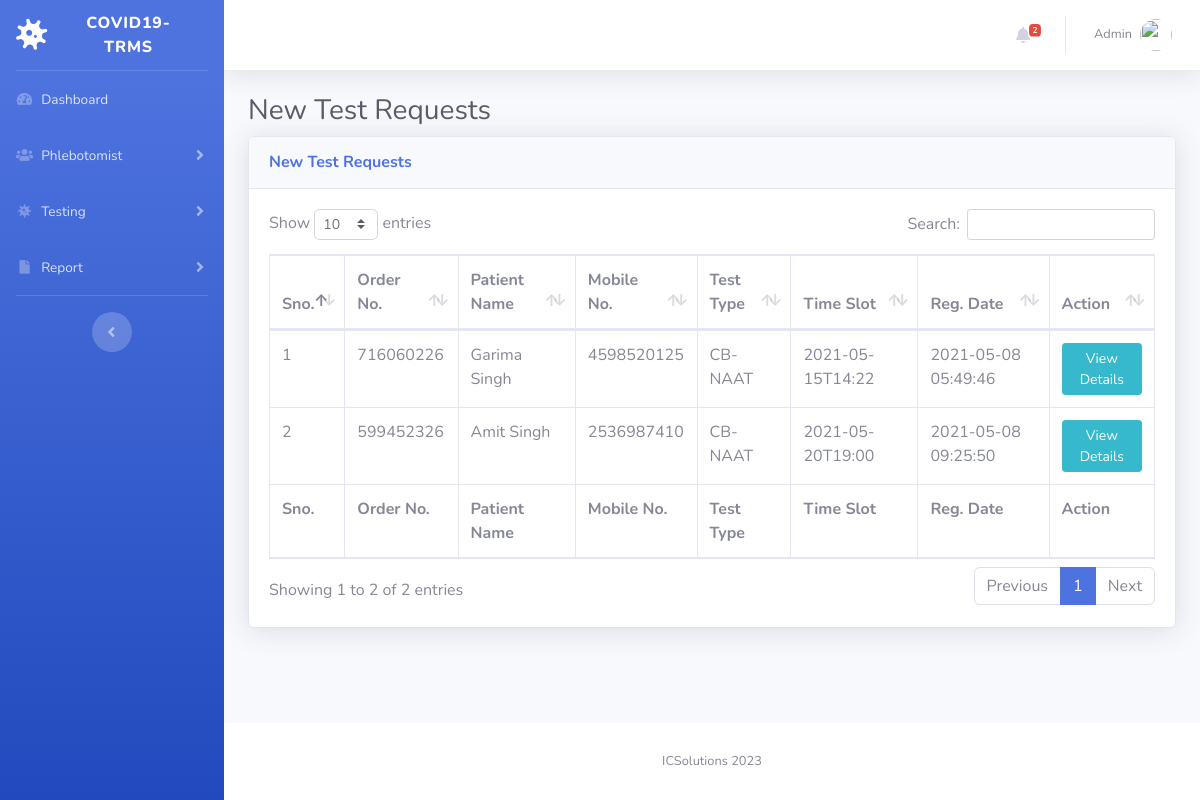
The page /covid-tms/new-test.php (signed in) on the database its author committed.
### tables this page shows
CREATE TABLE `tbltestrecord` (
  `id` int(11) NOT NULL,
  `OrderNumber` bigint(14) DEFAULT NULL,
  `PatientMobileNumber` bigint(14) DEFAULT NULL,
  `TestType` varchar(100) DEFAULT NULL,
  `TestTimeSlot` varchar(120) DEFAULT NULL,
  `ReportStatus` varchar(100) DEFAULT NULL,
  `FinalReport` varchar(150) DEFAULT NULL,
  `ReportUploadTime` varchar(200) DEFAULT NULL,
  `RegistrationDate` timestamp NULL DEFAULT current_timestamp(),
  `AssignedtoEmpId` varchar(150) DEFAULT NULL,
  `AssigntoName` varchar(180) DEFAULT NULL,
  `AssignedTime` varchar(100) DEFAULT NULL
);

CREATE TABLE `tblpatients` (
  `id` int(11) NOT NULL,
  `FullName` varchar(120) DEFAULT NULL,
  `MobileNumber` bigint(12) DEFAULT NULL,
  `DateOfBirth` date DEFAULT NULL,
  `GovtIssuedId` varchar(150) DEFAULT NULL,
  `SRFId` varchar(150) DEFAULT NULL,
  `FullAddress` varchar(255) DEFAULT NULL,
  `State` varchar(200) DEFAULT NULL,
  `RegistrationDate` timestamp NOT NULL DEFAULT current_timestamp()
);

### covid-tms/new-test.php (the view, shortened to what this page needs)
<?php session_start();
include_once('includes/config.php');
if (strlen($_SESSION['aid'] == 0)) {
    header('location:logout.php');
} else {
?>
    <!DOCTYPE html>
    <html lang="en">
    <head>
        <link href="vendor/fontawesome-free/css/all.min.css" rel="stylesheet" type="text/css">
        <link href="css/sb-admin-2.min.css" rel="stylesheet">
        <link href="vendor/datatables/dataTables.bootstrap4.min.css" rel="stylesheet">
    </head>
    <body id="page-top">
        <div id="wrapper">
            <?php include_once('includes/sidebar.php'); ?>
            <div id="content-wrapper" class="d-flex flex-column">
                <div id="content">
                    <?php include_once('includes/topbar.php'); ?>
                    <div class="container-fluid">
                        <h1 class="h3 mb-2 text-gray-800">New Test Requests</h1>
                        <div class="card shadow mb-4">
                            <div class="card-header py-3">
                                <h6 class="m-0 font-weight-bold text-primary">New Test Requests</h6>
                            </div>
                            <div class="card-body">
                                <div class="table-responsive">
                                    <form name="assignto" method="post">
                                        <table class="table table-bordered" id="dataTable" width="100%" cellspacing="0">
                                            <thead>
                                                <tr>
                                                    <th>Sno.</th>
                                                    <th>Order No.</th>
                                                    <th>Patient Name</th>
                                                    <th>Mobile No.</th>
                                                    <th>Test Type</th>
                                                    <th>Time Slot</th>
                                                    <th>Reg. Date</th>
                                                    <th>Action</th>
                                                </tr>
                                            </thead>
                                            <tfoot>
                                                <tr>
                                                    <th>Sno.</th>
                                                    <th>Order No.</th>
                                                    <th>Patient Name</th>
                                                    <th>Mobile No.</th>
                                                    <th>Test Type</th>
                                                    <th>Time Slot</th>
                                                    <th>Reg. Date</th>
                                                    <th>Action</th>
                                                </tr>
                                            </tfoot>
                                            <tbody>
                                                <?php $query = mysqli_query($con, "select tbltestrecord.OrderNumber,tblpatients.FullName,tblpatients.MobileNumber,tbltestrecord.TestType,tbltestrecord.TestTimeSlot,tbltestrecord.RegistrationDate,tbltestrecord.id as testid from tbltestrecord
join tblpatients on tblpatients.MobileNumber=tbltestrecord.PatientMobileNumber
where ReportStatus is null
    ");
                                                $cnt = 1;
                                                while ($row = mysqli_fetch_array($query)) {
                                                ?>
                                                    <tr>
                                                        <td><?php echo $cnt; ?></td>
                                                        <td><?php echo $row['OrderNumber']; ?></td>
                                                        <td><?php echo $row['FullName']; ?></td>
                                                        <td><?php echo $row['MobileNumber']; ?></td>
                                                        <td><?php echo $row['TestType']; ?></td>
                                                        <td><?php echo $row['TestTimeSlot']; ?></td>
                                                        <td><?php echo $row['RegistrationDate']; ?></td>
                                                        <td>
                                                            <a href="test-details.php?tid=<?php echo $row['testid']; ?>&&oid=<?php echo $row['OrderNumber']; ?>" class="btn btn-info btn-sm">View Details</a>
                                                        </td>
                                                    </tr>
                                                <?php $cnt++;
                                                } ?>
                                            </tbody>
                                        </table>
                                    </form>
                                </div>
                            </div>
                        </div>
                    </div>
                </div>
                <?php include_once('includes/footer.php'); ?>
            </div>
        </div>
    </body>
    </html>
<?php } ?>

### covid-tms/includes/topbar.php (shortened to what this page needs)
      <nav class="navbar navbar-expand navbar-light bg-white topbar mb-4 static-top shadow">
            <?php if($_SESSION['aid']):?>
                    <ul class="navbar-nav ml-auto">
<?php $query=mysqli_query($con,"select * from tbltestrecord where ReportStatus is null");
$count=mysqli_num_rows($query);
?>
                        <li class="nav-item dropdown no-arrow mx-1">
                            <a class="nav-link dropdown-toggle" href="#" id="alertsDropdown" role="button"
                                data-toggle="dropdown" aria-haspopup="true" aria-expanded="false">
                                <i class="fas fa-bell fa-fw"></i>
                                <span class="badge badge-danger badge-counter"><?php echo $count;?></span>
                            </a>
                        </li>
                        <li class="nav-item dropdown no-arrow">
                            <a class="nav-link dropdown-toggle" href="#" id="userDropdown" role="button"
                                data-toggle="dropdown" aria-haspopup="true" aria-expanded="false">
                <?php
$adid=$_SESSION['aid'];
$ret1=mysqli_query($con,"select AdminName from tbladmin where ID='$adid'");
while($row1=mysqli_fetch_array($ret1)){
?>
                                <span class="mr-2 d-none d-lg-inline text-gray-600 small"><?php  echo $row1['AdminName'];?></span>
                           <?php } ?>
                                <img class="img-profile rounded-circle"
                                    src="img/undraw_profile.svg">
                            </a>
                        </li>
                    </ul>
                <?php endif;?>
                </nav>

### rows shown on the page
tbltestrecord: OrderNumber "716060226", tblpatients.FullName "Garima Singh", tblpatients.MobileNumber "4598520125", TestType "CB-NAAT", TestTimeSlot "2021-05-15T14:22", RegistrationDate "2021-05-08 05:49:46"
tbltestrecord: OrderNumber "599452326", tblpatients.FullName "Amit Singh", tblpatients.MobileNumber "2536987410", TestType "CB-NAAT", TestTimeSlot "2021-05-20T19:00", RegistrationDate "2021-05-08 09:25:50"

### other values the page prints
$count "2"
$row1['AdminName'] "Admin"
